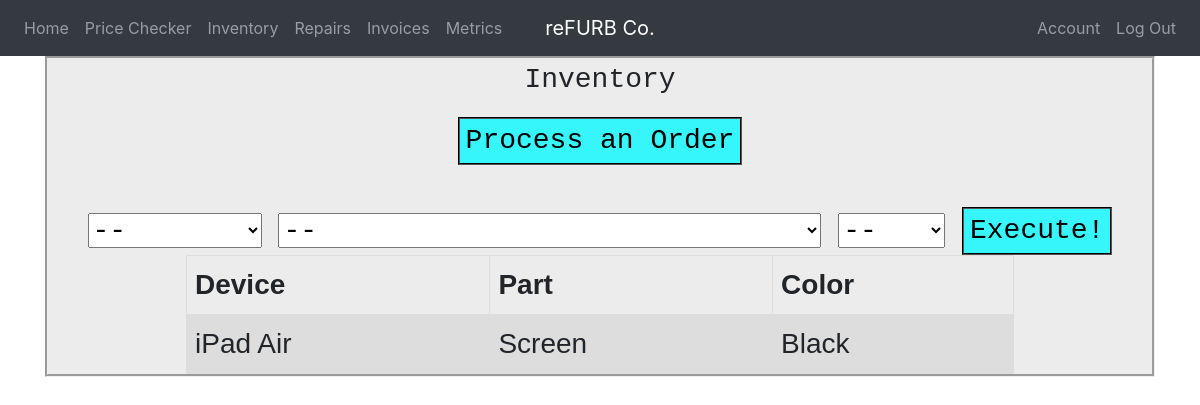
/refurbco/inventory/, run on an earlier commit of the app's database.
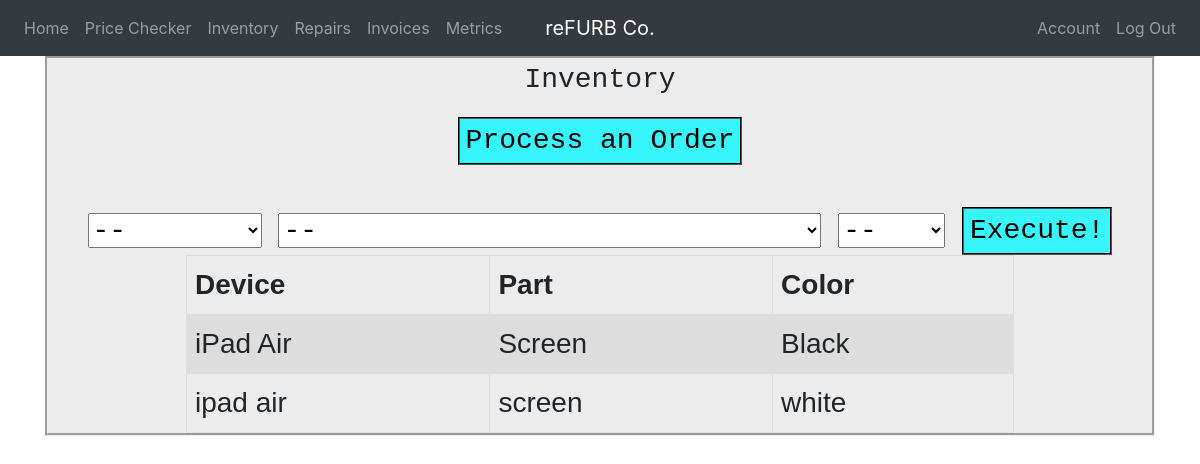
And on a later commit of the database.
### refurbco/models.py (models this page shows, shortened)
class Inventory(models.Model):
    part_number = models.TextField(max_length=8)
    part_type = models.CharField(max_length=16)
    device_type = models.TextField(max_length=16)
    order_number = models.ForeignKey(Order, on_delete=models.PROTECT)
    part_cost = models.TextField(max_length=10)
    color = models.CharField(max_length=12)
    used = models.BooleanField(default=False)

### refurbco/views.py (the view)
# urls.py: path('inventory/', views.inventory, name='refurbco-inventory'),
def inventory(request):
  context = {
    'inventory': Inventory.objects.all()
  }
  return render(request, 'refurbco/inventory.html', context)

### refurbco/templates/refurbco/inventory.html (shortened to what this page needs)
{% extends "refurbco/base.html" %}
{% block content %}
<div class="dashboards">
    <p class="formatting" style="text-align:center;">Inventory</p>
    <form action='#' method="GET">
        <input type='submit' value="Process an Order" id='buttonFormat'
    </form>
    <br><br>
    <form action="#" method="GET">
        <select name="deviceType" required>
            <option value="">--</option>
        </select>
        <select name="partType" required>
            <option value="">--</option>
        </select>
        <select name="color">
            <option value="">--</option>
        </select>
        <input type="submit" value="Execute!" id="buttonFormat">
    </form>
    <table align="center">
        <tr>
            <th>Device</th>
            <th>Part</th>
            <th>Color</th>
        </tr>
        {% for part in inventory %}
        <tr>
            <td>{{ part.device_type }}</td>
            <td>{{ part.part_type }}</td>
            <td>{{ part.color }}</td>
        </tr>
        {% endfor %}
    </table>
</div>
{% endblock content %}

### refurbco/templates/refurbco/base.html (shortened to what this page needs)
{% load static %}
<!DOCTYPE html>
<html>
<head>
  <link rel="stylesheet" href="https://maxcdn.bootstrapcdn.com/bootstrap/4.0.0/css/bootstrap.min.css"
>
  <link rel="stylesheet" type="text/css" href="{% static 'refurbco/stylesheet.css' %}">
</head>
<body>
  <nav class="navbar navbar-expand-md navbar-dark bg-dark">
    <div class="navbar-collapse collapse w-100 order-1 order-md-0 dual-collapse2">
      <ul class="navbar-nav mr-auto">
        <li class="nav-item">
          <a class="nav-link" href="{% url 'refurbco-home' %}">Home</a>
        </li>
        <li class="nav-item">
          <a class="nav-link" href="{% url 'refurbco-pricechecker' %}">Price Checker</a>
        </li>
        <li class="nav-item">
          <a class="nav-link" href="{% url 'refurbco-inventory' %}">Inventory</a>
        </li>
        <li class="nav-item">
          <a class="nav-link" href="{% url 'refurbco-repairs' %}">Repairs</a>
        </li>
        <li class="nav-item">
          <a class="nav-link" href="{% url 'refurbco-invoices' %}">Invoices</a>
        </li>
        <li class="nav-item">
          <a class="nav-link" href="{% url 'refurbco-metrics' %}">Metrics</a>
          </li>
      </ul>
    </div>
    <div class="mx-auto order-0">
      <a class="navbar-brand mx-auto" href="#">reFURB Co.</a>
    </div>
    <div class="navbar-collapse collapse w-100 order-3 dual-collapse2">
      <ul class="navbar-nav ml-auto">
        <li class="nav-item">
          <a class="nav-link" href="{% url 'refurbco-account' %}">Account</a>
        </li>
        <li class="nav-item">
            <a class="nav-link" href="{% url 'refurbco-login' %}">Log Out</a>
          </li>
      </ul>
    </div>
  </nav>
  <div class="container">
    {% block content %}{% endblock %}
  </div>
</body>
</html>

### refurbco/static/refurbco/stylesheet.css (style rules this page uses)
.formatting { font-size: 28px; font-family: monospace; }
.dashboards { text-align: center; min-width: 100%; min-height: 100%; background-color: #ECECEC; border-style: groove; font-size: 28px; font-family: monospace; }
#buttonFormat { background-color: #36F6FC; border-style: groove; font-size: 28px; font-family: monospace; }
table { font-family: arial, sans-serif; border-collapse: collapse; width: 75%; }
td, th { border: 1px solid #dddddd; text-align: left; padding: 8px; height: 30px; }
tr:nth-child(even) { background-color: #dddddd; }

What changed in the data, as far as the page shows it:
added Inventory: device_type "ipad air", part_type "screen", color "white"
